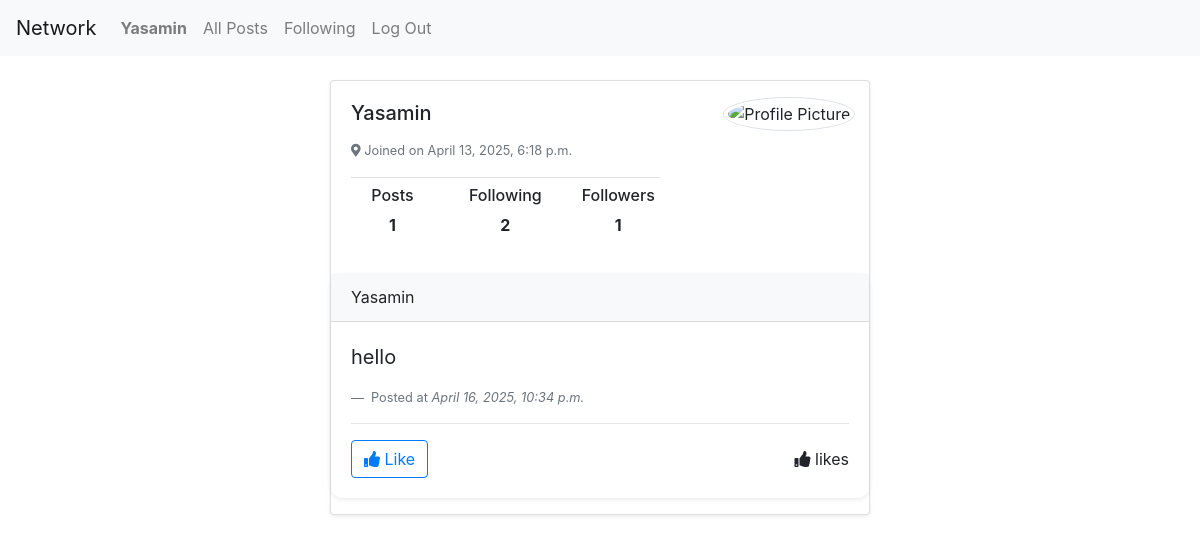
Before: /profile/Yasamin (signed in) with the older database file.
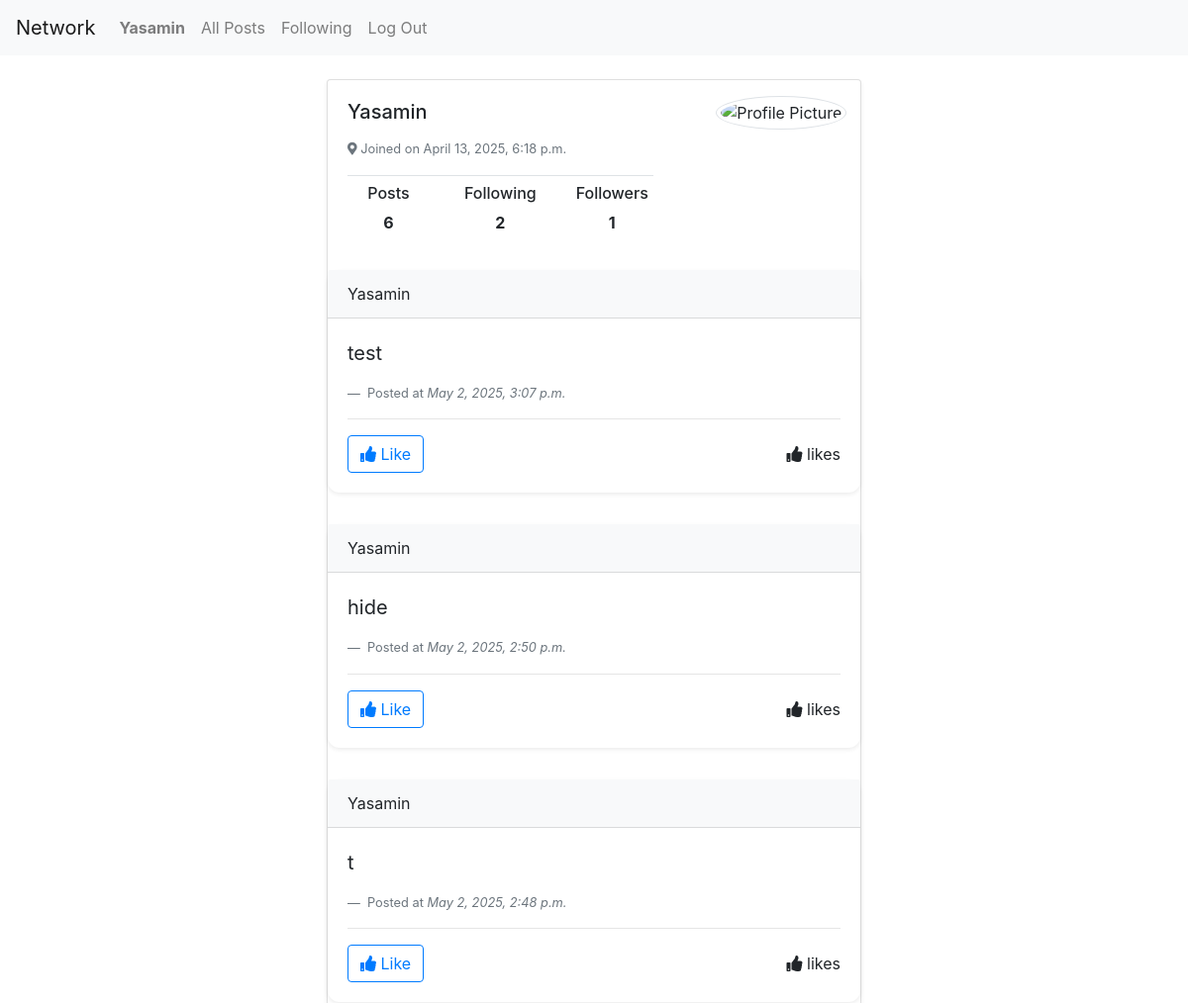
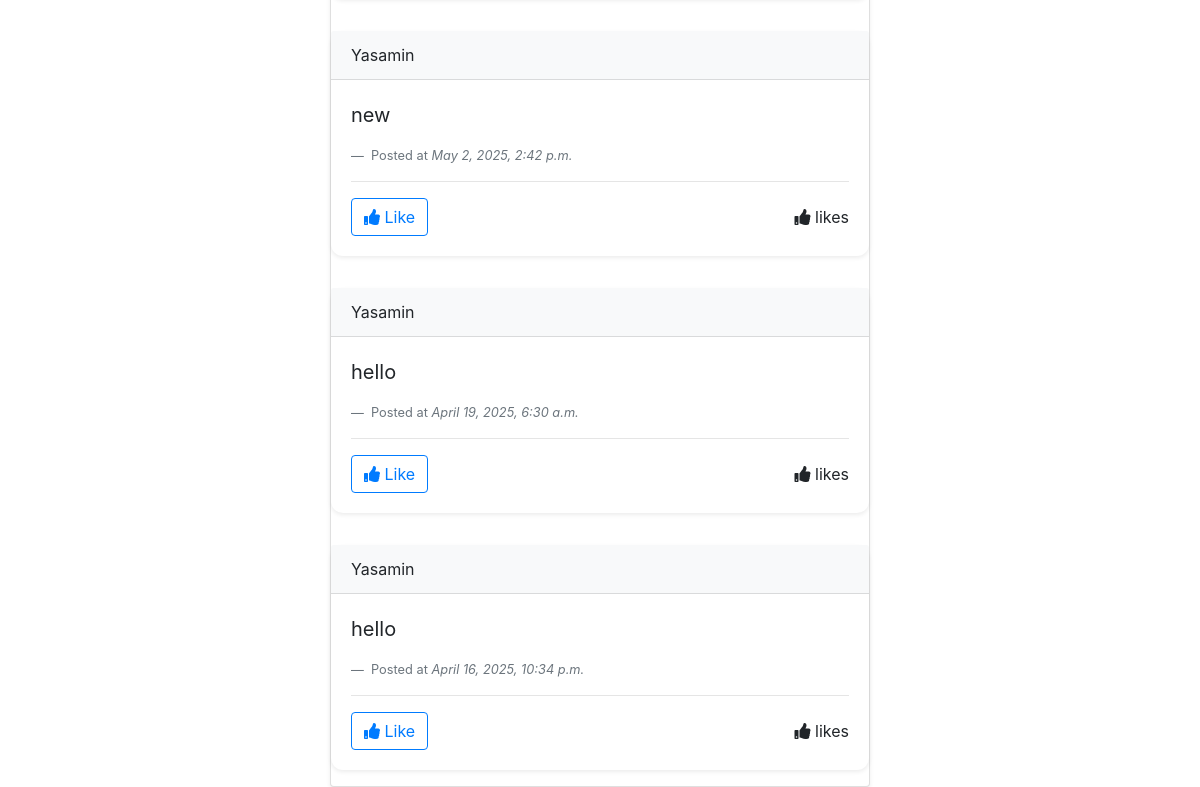
After: the same page with the newer database file (2 pictures, top to bottom).
### network/models.py (models this page shows, shortened)
class Account(models.Model):
    owner = models.ForeignKey("User", on_delete=models.CASCADE, related_name="accounts")
    following = models.ManyToManyField("self", symmetrical=False, blank=True, related_name="follower") #symmetrical=False -> not every following follows you
    def __str__(self):
        return self.owner.username

class Post(models.Model):
    account = models.ForeignKey("Account", on_delete=models.CASCADE, related_name="posts")
    content = models.TextField(blank=True)
    created_at = models.DateTimeField(auto_now_add=True)
    like =models.IntegerField(default=0)
    class Meta:
        ordering = ["-created_at"]

class User(AbstractUser):
    pass

### network/views.py (the view)
# urls.py: path("profile/<str:username>", views.profile, name="profile"),
@login_required(login_url="login")
def profile(request, username):
    owner = User.objects.get(username=username) #user
    account = Account.objects.get(owner=owner) #account
    currentuseraccount = request.user.accounts.first()
    print(account, currentuseraccount)
    if account != currentuseraccount:
        owns = False
        if account in currentuseraccount.following.all():
            follows= True
        else:
            follows = False
    else:
        owns = True
        follows = False
    return render(request, "network/profile.html",{
        "user": owner,
        "account": account,
        "post" : account.posts.all(),
        "follows" : follows,
        "owns" : owns,
    })

### network/templates/network/profile.html (shortened to what this page needs)
{% extends "network/layout.html" %}
{% block body %}
<br>
<div class="container">
    <div class="card shadow-sm" style="max-width: 540px; margin: 0 auto;">
        <div class="row g-0">
            <div class="col-md-8">
                <div class="card-body">
                    <h5 class="card-title d-flex justify-content-between align-items-center">
                        {{account}}
                    </h5>
                    <p class="card-text">
                        {% if not owns %}
                            <small class="text-muted">
                                    <i class="fas fa-map-marker-alt"></i> Joined on {{user.date_joined}}
                            </small>
                        {% elif owns %}
                            <small class="text-muted">
                                    <i class="fas fa-map-marker-alt"></i> Joined on {{user.date_joined}}
                            </small>
                        {% endif %}
                    </p>
                    <div class="border-top pt-2">
                        <div class="row text-center">
                            <div class="col">
                                <h6>Posts</h6>
                                <strong>{{account.posts.count}}</strong>
                            </div>
                            <div class="col border-start">
                                <h6>Following</h6>
                                <strong>{{account.following.count}}</strong>
                            </div>
                            <div class="col border-start">
                                <h6>Followers</h6>
                                <strong>{{account.follower.count}}</strong>
                            </div>
                        </div>
                    </div>
                </div>
            </div>
            <div class="col-md-4 p-3 text-center">
            <img src="https://iili.io/312ElzQ.png" class="rounded-circle img-thumbnail " alt="Profile Picture" style="width: 130px; height: 130px; object-fit: cover;">
            </div>
        </div>
        {% for item in post %}
            <div class="card  my-3 shadow-sm border-0" style=" border-radius: 12px; ">
                <div class="card-header bg-light fw-bold">
                    {{ item.account }}
                </div>
                <div class="card-body">
                    <blockquote class="blockquote mb-0">
                        <p>{{ item.content }}</p>
                    </blockquote>
                    <footer class="blockquote-footer">
                        Posted at <cite title="Source Title">{{ item.created_at }}</cite>
                    </footer>
                    <hr>
                    <div class="d-flex justify-content-between align-items-center">
                        <button class="btn btn-outline-primary like-button">
                            <i class="fa fa-thumbs-up"></i> Like
                        </button>
                        <div class="likes">
                            <i class="fa fa-thumbs-up"></i>
                            <span id="like-count">{{ item.like_count }} likes</span>
                        </div>
                    </div>
                </div>
            </div>
        {% endfor %}
    </div>
</div>
{% endblock %}

Changed rows visible on the page:
computed for Account "Yasamin": posts.count "1" → "6"
added Post: account "Yasamin", content "test", created_at "May 2, 2025, 3:07 p.m."
added Post: account "Yasamin", content "hide", created_at "May 2, 2025, 2:50 p.m."
added Post: account "Yasamin", content "t", created_at "May 2, 2025, 2:48 p.m."
added Post: account "Yasamin", content "new", created_at "May 2, 2025, 2:42 p.m."
added Post: account "Yasamin", content "hello", created_at "April 19, 2025, 6:30 a.m."
